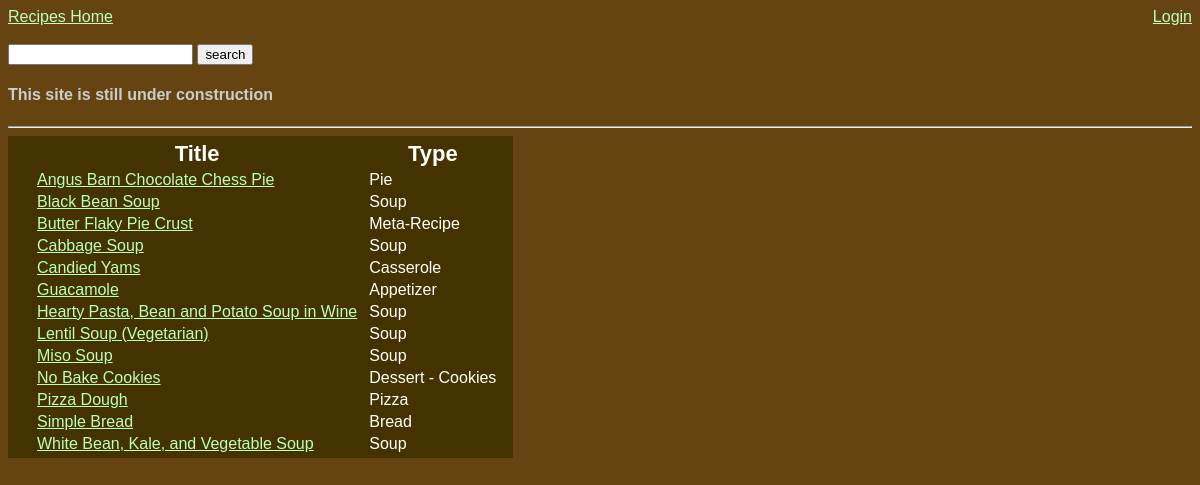
Screenshot of /searchRecipes.php with the database file from the repository.
### tables this page shows
CREATE TABLE `recipes` (
  `indx` int(10) NOT NULL AUTO_INCREMENT,
  `title` varchar(100) DEFAULT NULL,
  `user` varchar(50) DEFAULT NULL,
  `type` varchar(100) DEFAULT NULL,
  `imageLocation` varchar(500) DEFAULT NULL,
  `ingredients` varchar(5000) DEFAULT NULL,
  `directions` varchar(5000) DEFAULT NULL,
  PRIMARY KEY (`indx`)
);

### searchRecipes.php (the view, shortened to what this page needs)
<?php
    include("header.php");
    $qry = "select * from recipes where
            (title) like
            '%".$_GET['searchfield']."%'";
    $qry = $qry." or (user) like
            '%".$_GET['searchfield']."%'";
    $qry = $qry." or (type) like
            '%".$_GET['searchfield']."%'";
    $qry = $qry." or (ingredients) like
            '%".$_GET['searchfield']."%'";
    $qry = $qry." or (directions) like
            '%".$_GET['searchfield']."%'";
    $qry = $qry." or (indx) like
            '%".$_GET['searchfield']."%'";
    $qry = $qry." order by title";
    echo "<table><th></th><th>Title</th><th>Type</th>";
    $result = mysql_query($qry) or die('invalid query: '.mysql_error());
    while($row = mysql_fetch_array($result)){
        echo "<tr><td>";
            echo "</td>
                <td><a href=\"showForm.php?indx=".$row['indx']."\">".$row['title']."</a></td>
                <td>".$row['type']."</td>
                </tr>";
        }
        echo '</table>';
    include("footer.php");
?>

### recipestyle.css (style rules this page uses)
body { background-color:#641; color:#ccc; font-size:16px; font-family:helvetica, sans-serif; }
a:link { color:#bfb; }
table { background-color:#430; color:#fff; padding:2px 10px 2px 10px; }
td { padding-left:5px; padding-right:5px; }
th { font-size:22px; }

### rows the page displays
recipes: title "Angus Barn Chocolate Chess Pie", type "Pie"
recipes: title "Black Bean Soup", type "Soup"
recipes: title "Butter Flaky Pie Crust", type "Meta-Recipe"
recipes: title "Cabbage Soup", type "Soup"
recipes: title "Candied Yams", type "Casserole"
recipes: title "Guacamole", type "Appetizer"
recipes: title "Hearty Pasta, Bean and Potato Soup in Wine", type "Soup"
recipes: title "Lentil Soup (Vegetarian)", type "Soup"
recipes: title "Miso Soup", type "Soup"
recipes: title "No Bake Cookies", type "Dessert - Cookies"
recipes: title "Pizza Dough", type "Pizza"
recipes: title "Simple Bread", type "Bread"
recipes: title "White Bean, Kale, and Vegetable Soup", type "Soup"
